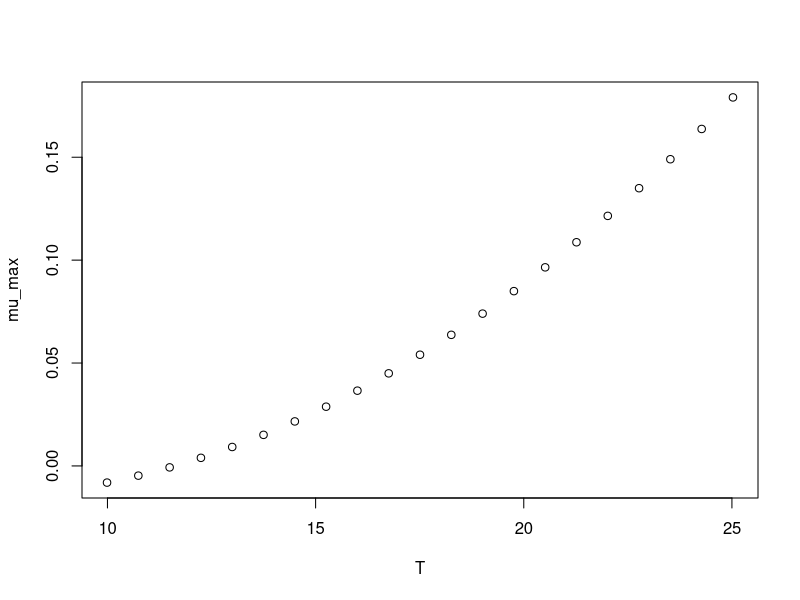

Source code (R):
#############################
# start of Parameter script
#############################
T <- seq(9.99000999000999,25.025,length.out=21)
#############################
# end of Parameter script
#############################
############################# 
# start of Model script Gropin ID 1266 
#############################
 
# constant coefficients for this model
 
variables <- data.frame(T)
argumentsPar <- expand.grid(variables)
 
# heart of the model
response_surface <- function(T) {
   mumax <-0.006696-0.007041*T+0.0005566*T^2

return(mumax=mumax)
} 

# output parameters
mumax <- cbind(argumentsPar,response_surface(argumentsPar['T']))
colnames(mumax) <- c(colnames(argumentsPar),'mumax')
#############################
# End of Model script
#############################
############################# 
# start of Visualisation script Gropin ID 1266 
#############################
plot(T,mumax$mumax,
                          xlab='T',
                          ylab='mu_max')
#############################
# End of Visualisation script
#############################
